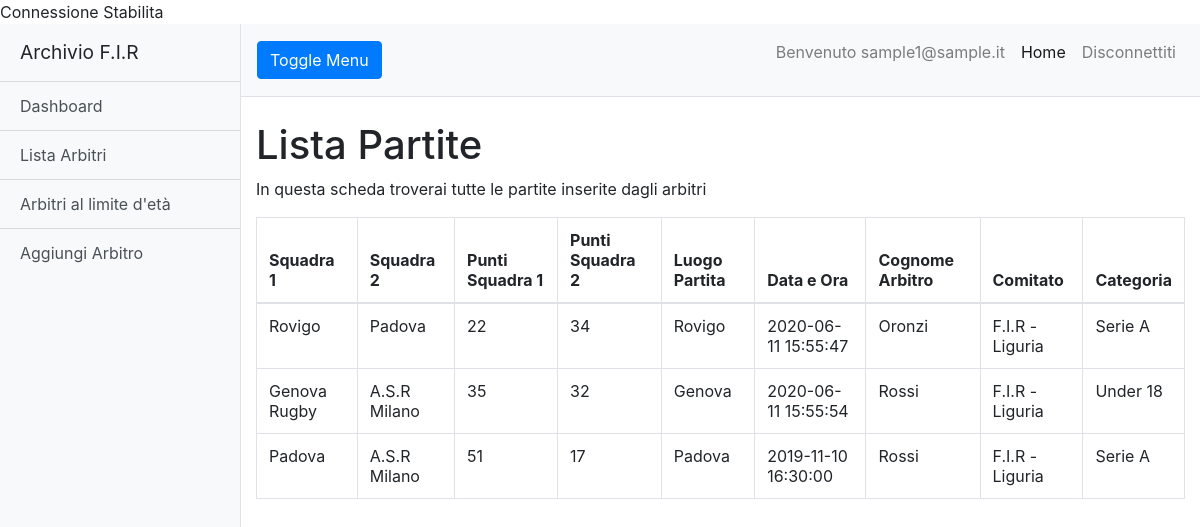
Screenshot of /webapplication/matchlist.php (signed in) with the database file from the repository.
### tables this page shows
CREATE TABLE `partita_arbitrata` (
  `id_partite` int(255) NOT NULL,
  `sq1` varchar(255) DEFAULT NULL,
  `sq2` varchar(255) DEFAULT NULL,
  `citta` varchar(255) DEFAULT NULL,
  `data_partita` timestamp NOT NULL DEFAULT current_timestamp() ON UPDATE current_timestamp(),
  `id_arbitro_partita` int(255) DEFAULT NULL,
  `id_valutazione_commissario` int(255) DEFAULT NULL,
  `punti_sq_1` int(100) DEFAULT NULL,
  `punti_sq_2` int(100) DEFAULT NULL,
  `categoria` varchar(10) DEFAULT NULL
);

CREATE TABLE `arbitro` (
  `id_arbitro` int(11) NOT NULL,
  `nome_arbitro` varchar(255) DEFAULT NULL,
  `cognome_arbitro` varchar(255) DEFAULT NULL,
  `mail_arbitro` text DEFAULT NULL,
  `anno_di_nascita` int(255) DEFAULT NULL,
  `n_tessera` int(255) DEFAULT NULL,
  `id_addetto_garantisce_accesso` int(255) DEFAULT NULL,
  `id_comitato_appartenenza` int(255) DEFAULT NULL,
  `ref_psw` varchar(255) DEFAULT NULL
);

CREATE TABLE `comitato` (
  `id_comitato` int(255) NOT NULL,
  `nome_comitato` varchar(255) DEFAULT NULL,
  `regione` varchar(255) DEFAULT NULL
);

### webapplication/matchlist.php (the view, shortened to what this page needs)
<?php
    require ("../config/db_driver.php");
?>
<!DOCTYPE html>
<html lang="en">
<head>
  <link href="vendor/bootstrap/css/bootstrap.min.css" rel="stylesheet">
  <link href="css/simple-sidebar.css" rel="stylesheet">
</head>
<body>
  <div class="d-flex" id="wrapper">
    <div class="bg-light border-right" id="sidebar-wrapper">
      <div class="sidebar-heading">Archivio F.I.R </div>
      <div class="list-group list-group-flush">
        <a href="index.php" class="list-group-item list-group-item-action bg-light">Dashboard</a>
        <a href="reflist.php" class="list-group-item list-group-item-action bg-light">Lista Arbitri</a>
          <a href="refold.php" class="list-group-item list-group-item-action bg-light">Arbitri al limite d'età </a>
          <?php
          if($_SESSION['secretary']){
              echo'<a href="addreferee.php" class="list-group-item list-group-item-action bg-light">Aggiungi Arbitro</a>';
          }
          ?>
      </div>
    </div>
    <div id="page-content-wrapper">
      <nav class="navbar navbar-expand-lg navbar-light bg-light border-bottom">
        <button class="btn btn-primary" id="menu-toggle">Toggle Menu</button>
        <div class="collapse navbar-collapse" id="navbarSupportedContent">
            <ul class="navbar-nav ml-auto mt-2 mt-lg-0">
                <li class="nav-item">
                    <p class="nav-link">Benvenuto <?php echo $_SESSION['mail']?></p>
                </li>
          <ul class="navbar-nav ml-auto mt-2 mt-lg-0">
            <li class="nav-item active">
              <a class="nav-link" href="index.php">Home <span class="sr-only">(current)</span></a>
            </li>
              <li class="nav-item">
                  <a class="nav-link" href="logout.php">Disconnettiti</a>
              </li>
          </ul>
        </div>
      </nav>
      <div class="container-fluid">
        <h1 class="mt-4">Lista Partite</h1>
          <p>In questa scheda troverai tutte le partite inserite dagli arbitri</p>
          <table class="table table-bordered" id="dataTable" width="100%" cellspacing="0">
              <thead>
              <tr>
                  <th>Squadra 1</th>
                  <th>Squadra 2</th>
                  <th>Punti Squadra 1</th>
                  <th>Punti Squadra 2</th>
                  <th>Luogo Partita</th>
                  <th>Data e Ora</th>
                  <th>Cognome Arbitro</th>
                  <th>Comitato</th>
                  <th>Categoria</th>
              </tr>
              </thead>
              <?php
              $query = "SELECT * FROM partita_arbitrata,arbitro,comitato WHERE partita_arbitrata.id_arbitro_partita = arbitro.id_arbitro AND arbitro.id_comitato_appartenenza = comitato.id_comitato";
              $result = mysqli_query($conn,$query);
              while($row = mysqli_fetch_array($result)){
                  echo "<tr>
            <td>{$row['sq1']}</td>
            <td>{$row['sq2']}</td>
            <td>{$row['punti_sq_1']}</td>
            <td>{$row['punti_sq_2']}</td>
            <td>{$row['citta']}</td>
            <td>{$row['data_partita']}</td>
            <td>{$row['cognome_arbitro']}</td>
            <td>{$row['nome_comitato']}</td>
            <td>{$row['categoria']}</td>
            </tr>
    ";
              }
              ?>
          </table>
      </div>
    </div>
  </div>
</body>
</html>

### webapplication/css/simple-sidebar.css (style rules this page uses)
body { overflow-x: hidden; }
#sidebar-wrapper { min-height: 100vh; margin-left: -15rem; -webkit-transition: margin .25s ease-out; -moz-transition: margin .25s ease-out; -o-transition: margin .25s ease-out; transition: margin .25s ease-out; }
#sidebar-wrapper .sidebar-heading { padding: 0.875rem 1.25rem; font-size: 1.2rem; }
#sidebar-wrapper .list-group { width: 15rem; }
#page-content-wrapper { min-width: 100vw; }
@media (min-width: 768px) { #sidebar-wrapper { margin-left: 0; } }
@media (min-width: 768px) { #page-content-wrapper { min-width: 0; width: 100%; } }

### rows the page displays
partita_arbitrata: sq1 "Rovigo", sq2 "Padova", punti_sq_1 "22", punti_sq_2 "34", citta "Rovigo", data_partita "2020-06-11 15:55:47", id_arbitro_partita.cognome_arbitro "Oronzi", comitato.nome_comitato "F.I.R - Liguria", categoria "Serie A"
partita_arbitrata: sq1 "Genova Rugby", sq2 "A.S.R Milano", punti_sq_1 "35", punti_sq_2 "32", citta "Genova", data_partita "2020-06-11 15:55:54", id_arbitro_partita.cognome_arbitro "Rossi", comitato.nome_comitato "F.I.R - Liguria", categoria "Under 18"
partita_arbitrata: sq1 "Padova", sq2 "A.S.R Milano", punti_sq_1 "51", punti_sq_2 "17", citta "Padova", data_partita "2019-11-10 16:30:00", id_arbitro_partita.cognome_arbitro "Rossi", comitato.nome_comitato "F.I.R - Liguria", categoria "Serie A"

### other values shown
$_SESSION['mail'] "sample1@sample.it"
